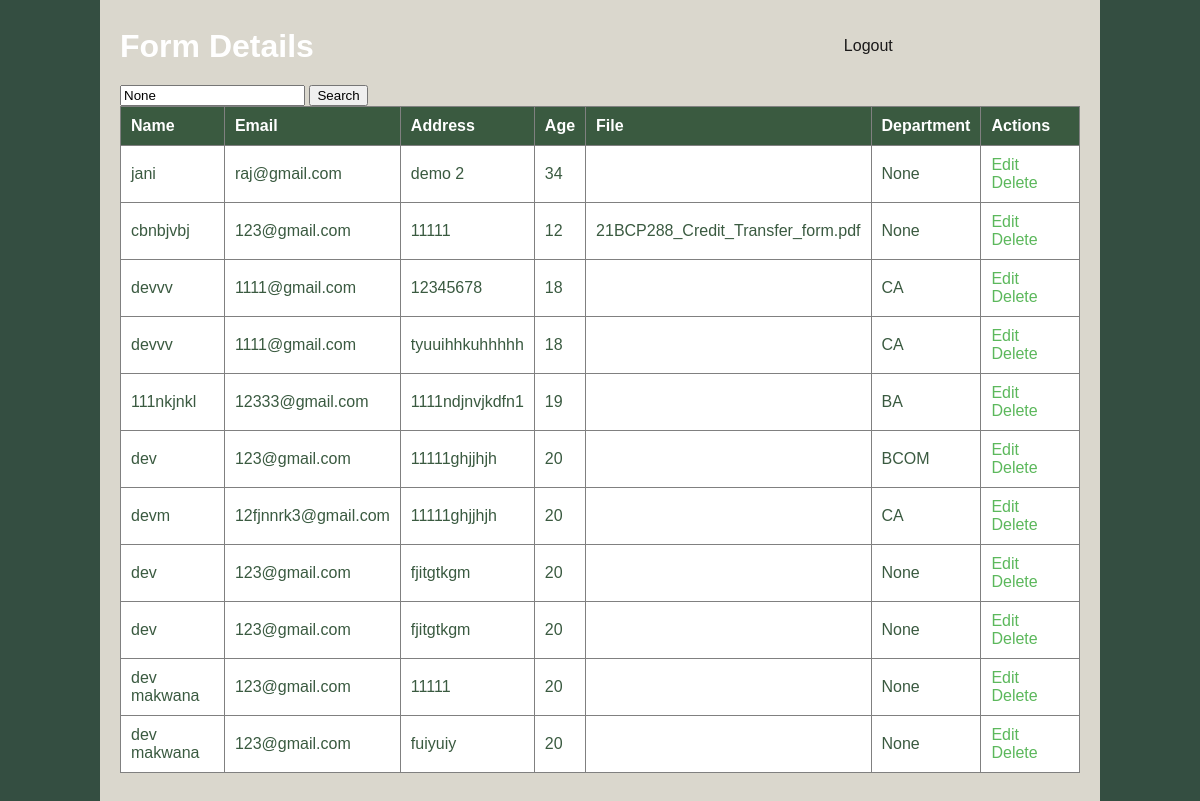
Screenshot of /read_list/ (signed in) with the database file from the repository.
### details/models.py (models this page shows, shortened)
class form_detail(models.Model):
    name=models.CharField(max_length=100)
    email=models.EmailField()
    address=models.TextField(max_length=300)
    age=models.IntegerField()
    date=models.DateField(null=True,blank=True)
    boolean=models.BooleanField()
    file=models.FileField(null=True,blank=True)
    department=models.ForeignKey(Department,null=True,blank=True,on_delete=models.SET_NULL)

class Department(models.Model):
    name=models.CharField(max_length=100)
    def __str__(self):
        return self.name

### details/views.py (the view)
# urls.py: path('read_list/', views.read_list, name='read_list'),
@login_required(login_url='details:loginPage')
def read_list(request):
    query = request.GET.get('q')  # Corrected: 'GET' should be in all uppercase
    if query:
        form_details = form_detail.objects.filter(
            Q(name__icontains=query) |
            Q(email__icontains=query) |
            Q(address__icontains=query)
        )
    else:
        form_details = form_detail.objects.all()
    return render(request, 'index2.html', {'form_details': form_details, 'query': query})

### details/templates/index2.html (shortened to what this page needs)
<!DOCTYPE html>
<html lang="en">
<head>
</head>
<body>
    <div class="content">
        <div class="line">
        <h1>Form Details</h1>
        <a class="button" href="{% url 'details:logout_view' %}">Logout</a>
    </div>
    <form method="GET" action="{% url 'details:read_list' %}" class="search">
        <input type="text" name="q" placeholder="Search..." value="{{ query }}">
        <button type="submit">Search</button>
    </form>
        <table border="1">
            <thead>
                <tr>
                    <th>Name</th>
                    <th>Email</th>
                    <th>Address</th>
                    <th>Age</th>
                    <th>File</th>
                    <th>Department</th>
                    <th>Actions</th>
                </tr>
            </thead>
            <tbody>
                {% for form_detail in form_details %}
                <tr>
                    <td>{{ form_detail.name }}</td>
                    <td>{{ form_detail.email }}</td>
                    <td>{{ form_detail.address }}</td>
                    <td>{{ form_detail.age }}</td>
                    <td>{{ form_detail.file }}</td>
                    <td>{{ form_detail.department }}</td>
                    <td class="actions">
                        <a href="{% url 'details:update_form_detail' form_detail.pk %}">Edit</a>
                        <a href="{% url 'details:delete' form_detail.pk %}" onclick="return confirm('Are you sure you want to delete this item?')">Delete</a>
                    </td>
                </tr>
                {% endfor %}
            </tbody>
        </table

### details/templates/index2.html (style rules this page uses)
body { font-family: Arial, sans-serif; background-color: #344E41; display: flex; justify-content: center; align-items: center; height: 100vh; margin: 0; }
h1 { text-align: center; color: white; margin-bottom: 20px; }
.content { background-color: #DAD7CD; border-radius: 10px; padding: 20px; width: 80%; max-width: 1000px; }
table { width: 100%; border-collapse: collapse; margin-bottom: 20px; }
th, td { padding: 10px; text-align: left; }
th { background-color: #3A5A40; color: white; }
td { background-color: #FFFFFF; color: #3A5A40; }
a { color: #5cb85c; text-decoration: none; }
.actions a { margin-right: 10px; }
.button { margin-left: 530px; margin-top: 30px; width: auto; color: rgb(27, 26, 26); border: none; border-radius: 20px; cursor: pointer; font-size: 16px; }
.line { display: flex; flex-direction: row; }

### rows the page displays
form_detail: name "jani", email "raj@gmail.com", address "demo 2", age "34", department "None"
form_detail: name "cbnbjvbj", email "123@gmail.com", address "11111", age "12", file "21BCP288_Credit_Transfer_form.pdf", department "None"
form_detail: name "devvv", email "1111@gmail.com", address "12345678", age "18", department "CA"
form_detail: name "devvv", email "1111@gmail.com", address "tyuuihhkuhhhhh", age "18", department "CA"
form_detail: name "111nkjnkl", email "12333@gmail.com", address "1111ndjnvjkdfn1", age "19", department "BA"
form_detail: name "dev", email "123@gmail.com", address "11111ghjjhjh", age "20", department "BCOM"
form_detail: name "devm", email "12fjnnrk3@gmail.com", address "11111ghjjhjh", age "20", department "CA"
form_detail: name "dev", email "123@gmail.com", address "fjitgtkgm", age "20", department "None"
form_detail: name "dev", email "123@gmail.com", address "fjitgtkgm", age "20", department "None"
form_detail: name "dev makwana", email "123@gmail.com", address "11111", age "20", department "None"
form_detail: name "dev makwana", email "123@gmail.com", address "fuiyuiy", age "20", department "None"
